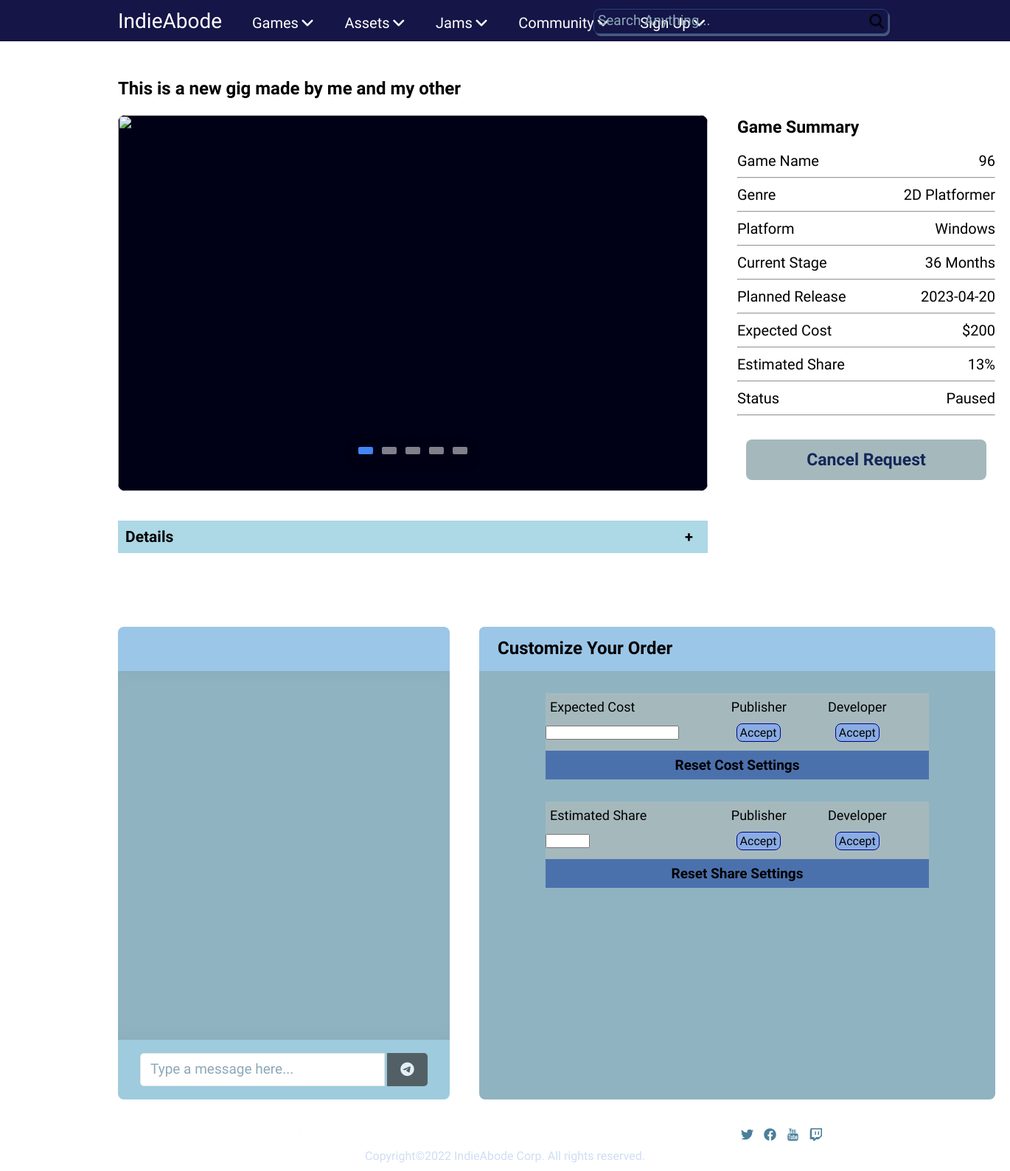
/gig/viewgig?id=20&token=20, run on an earlier commit of the app's database.
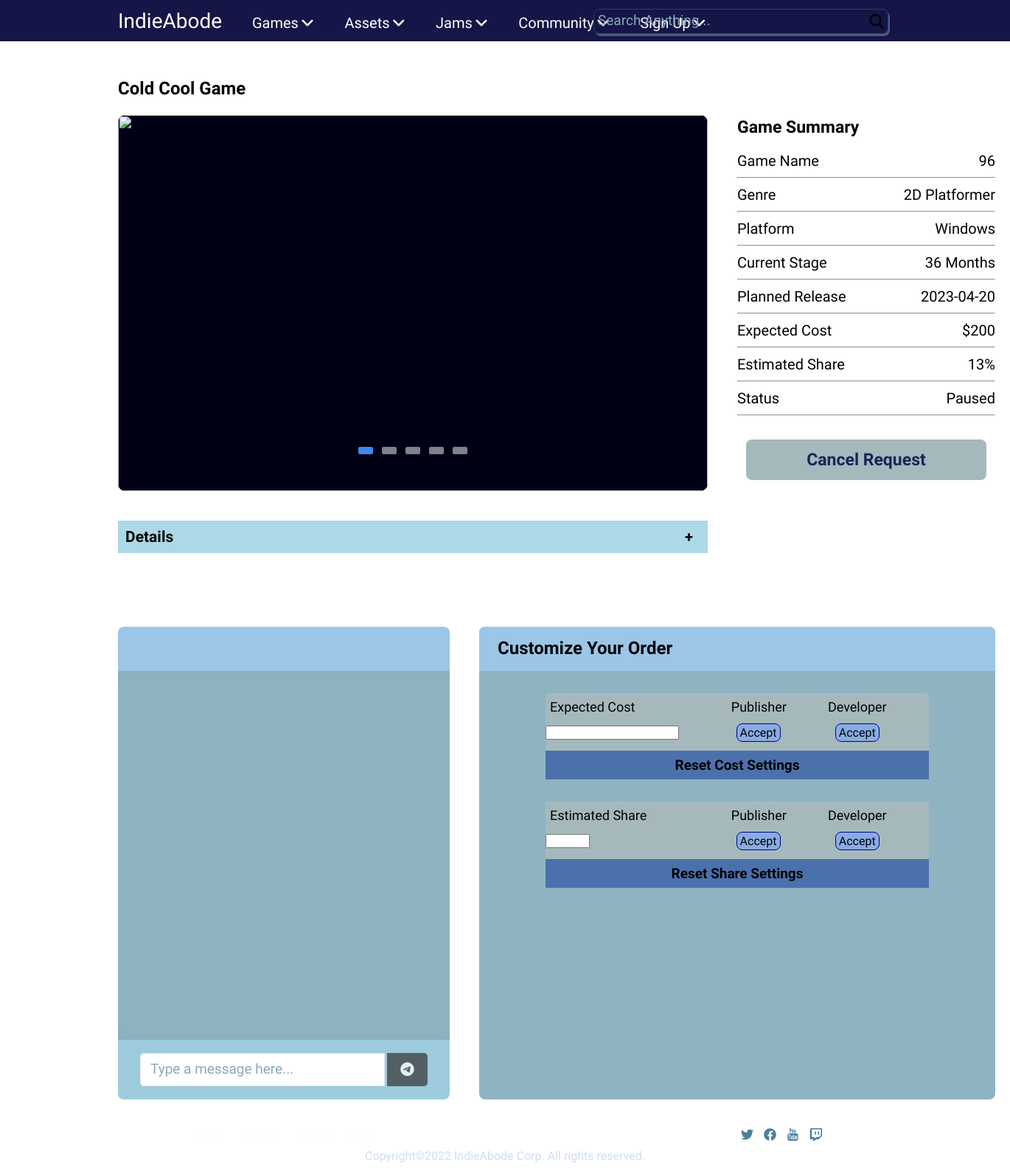
And on a later commit of the database.
### tables this page shows
CREATE TABLE `gig` (
  `gigID` int(11) NOT NULL,
  `gigName` varchar(50) NOT NULL,
  `gigTrailor` varchar(255) NOT NULL,
  `gigScreenshot` varchar(255) NOT NULL,
  `gigDetails` text NOT NULL,
  `game` int(11) NOT NULL,
  `gameDeveloperID` int(11) NOT NULL,
  `gamePublisherID` int(11) NOT NULL,
  `gigTagline` varchar(140) NOT NULL,
  `currentStage` varchar(30) NOT NULL,
  `plannedReleaseDate` varchar(30) NOT NULL,
  `estimatedShare` varchar(50) NOT NULL,
  `expectedCost` varchar(30) NOT NULL,
  `visibility` varchar(10) NOT NULL,
  `gigCoverImg` varchar(100) NOT NULL,
  `orderedDate` date DEFAULT NULL,
  `viewCount` int(11) NOT NULL DEFAULT 0,
  `requests` int(11) NOT NULL DEFAULT 0,
  `created_at` date NOT NULL DEFAULT current_timestamp(),
  `gigStatus` int(11) NOT NULL DEFAULT 0,
  `ActivityCheck` int(11) NOT NULL DEFAULT 4
);

### libs/View.php (called while the page is built, shortened)
<?php
class View
{
    public function render($viewName)
    {
        require 'views/' . $viewName . '.php';
    }
}

### controllers/Gig.php (called while the page is built, shortened)
<?php
class Gig extends Controller
{
    function viewgig()
    {
        $gigID = $_GET['id'];
        $gigToken = $_GET['token'];
        $this->view->gig = $this->model->showSingleGig($gigID);
        $this->view->gameDeveloper = $this->model->getGameDeveloper($this->model->showSingleGig($gigID));
        $developer = $this->model->getGameDeveloper($this->model->showSingleGig($gigID));
        $this->view->currentRequest = $this->model->currentRequest($gigID, $gigToken);
        $this->view->screenshots = $this->model->getScreenshots($gigID);
        $this->view->contactName = $user['firstName'] . " " . $user['lastName'];
        $this->view->ssCount = count($this->model->getScreenshots($gigID));
        $this->view->render('RequestedGig');
    }
}

### index.php (called while the page is built, shortened)
<?php
require 'libs/Controller.php';
require 'libs/Model.php';
require 'libs/View.php';
$app = new App();

### libs/Model.php (called while the page is built)
<?php
class Model
{
    function __construct()
    {
        $this->db = new Database(DB_TYPE, DB_HOST, DB_NAME, DB_USER, DB_PASSWORD);
    }
}

### models/Gig_Model.php (called while the page is built, shortened)
<?php
class Gig_Model extends Model
{
    function showSingleGig($id)
    {
        $sql = "SELECT gig.gigID, gig.gigName, gig.gigScreenshot, gig.gigDetails, gig.game, gig.gameDeveloperID, gig.gigStatus,
                gig.gamePublisherID, gig.gigTagline, gig.currentStage, gig.plannedReleaseDate, gig.estimatedShare,
                gig.expectedCost, gig.gigCoverImg, freegame.gameName, freegame.gameClassification, freegame.platform
                FROM gig INNER JOIN freegame ON freegame.gameID = gig.game WHERE gigID='$id'";
        $stmt = $this->db->prepare($sql);
        $stmt->execute();
        $gig = $stmt->fetch(PDO::FETCH_ASSOC);
        return $gig;
    }
}

### libs/Controller.php (called while the page is built, shortened)
<?php
class Controller
{
    public function loadModel($modelName)
    {
        $path = 'models/' . $modelName . '_Model.php';
        if (file_exists($path)) {
            $this->model = new $className();
        }
    }
}

### views/RequestedGig.php (the view, shortened to what the changed rows need)
<!DOCTYPE html>
<html lang="en">
<head>
    <link rel="stylesheet" href="https://cdnjs.cloudflare.com/ajax/libs/font-awesome/4.7.0/css/font-awesome.min.css">
</head>
<body>
    <?php
    include 'includes/navbar.php';
    ?>
    <h2 id="gig-title"><?= $this->gig['gigName']; ?></h2>
    <div class="first-row">
        <div class="image-slider">
            <div class="slider">
                <div class="slide active">
                    <img src="/indieabode/public/uploads/gigs/screenshots/<?= $this->screenshots[0]; ?>" alt="" />
                </div>
                <div class="navigation-visibility">
                    <div class="slide-icon active"></div>
                    <div class="slide-icon"></div>
                    <div class="slide-icon"></div>
                    <div class="slide-icon"></div>
                    <div class="slide-icon"></div>
                </div>
            </div>
        </div>
        <div class="gig-summary">
            <h4>Game Summary</h4>
            <div class="summary-details">
                <div class="row">
                    <div class="col-1">Game Name</div>
                    <div class="col-2"><?= $this->gig['game']; ?></div>
                </div>
                <hr />
                <div class="row">
                    <div class="col-1">Genre</div>
                    <div class="col-2">2D Platformer</div>
                </div>
                <hr />
                <div class="row">
                    <div class="col-1">Platform</div>
                    <div class="col-2">Windows</div>
                </div>
                <hr />
                <div class="row">
                    <div class="col-1">Current Stage</div>
                    <div class="col-2"><?= $this->gig['currentStage']; ?>6 Months</div>
                </div>
                <hr />
                <div class="row">
                    <div class="col-1">Planned Release</div>
                    <div class="col-2"><?= $this->gig['plannedReleaseDate']; ?></div>
                </div>
                <hr />
                <div class="row">
                    <div class="col-1">Expected Cost</div>
                    <div class="col-2">$<?= $this->gig['expectedCost']; ?></div>
                </div>
                <hr />
                <div class="row">
                    <div class="col-1">Estimated Share</div>
                    <div class="col-2"><?= $this->gig['estimatedShare']; ?>%</div>
                </div>
                <hr />
                <div class="row">
                    <div class="col-1">Status</div>
                    <div class="col-2">Paused</div>
                </div>
                <hr />
            </div>
            <div class="cancel-req-btn" id="cancel-button">Cancel Request</div>
        </div>
    </div>
    <div class="accordion">
        <div class="contentBox" id="collapse" onclick="Accordion()">
            <div class="label">Details</div>
        </div>
    </div>
    <div class="bottom-row">
        <div class="wrapper">
            <section class="chat-area">
                <div class="header">
                </div>
                <div class="chat-box">
                </div>
                <form action="#" class="typing-area">
                    <input type="text" name="message" class="input-field" placeholder="Type a message here..." autocomplete="off">
                    <button class="sendBtn" onclick="sendMessage(<?= $_SESSION['id']; ?>, <?= $this->gig['gigID']; ?>)"><i class='fab fa-telegram-plane'></i></button>
                </form>
            </section>
        </div>
        <div class="customization-menu">
            <div class="customization-header">
                <h2>Customize Your Order</h2>
            </div>
            <div class="customization-table">
                <div class="customization1">
                    <div class="topic-custom-row">
                        <div class="column1">
                            Expected Cost
                        </div>
                        <div class="column2">
                            Publisher
                        </div>
                        <div class="column3">
                            Developer
                        </div>
                    </div>
                    <div class="first-custom-row">
                        <div class="column1">
                            <input type="text" name="cost" id="cost" value="<?= $this->currentRequest['cost'] ?>">
                        </div>
                        <div class="column2">
                            <div id="pub-cost">
                                <div class="accept-text" id="publisher-cost">
                                    Accept
                                </div>
                            </div>
                        </div>
                        <div class="column3">
                            <div id="dev-cost">
                                <div class="accept-text" id="developer-cost">
                                    Accept
                                </div>
                            </div>
                        </div>
                    </div>
                    <div class="reset" id="reset-cost">Reset Cost Settings</div>
                </div>
                <div class="customization2">
                    <div class="topic-custom-row">
                        <div class="column1">
                            Estimated Share
                        </div>
                        <div class="column2">
                            Publisher
                        </div>
                        <div class="column3">
                            Developer
                        </div>
                    </div>
                    <div class="second-custom-row">
                        <div class="column1">
                            <input type="number" name="share" id="share" value="<?= $this->currentRequest['share'] ?>" min=1 max=100>
                        </div>
                        <div class="column2">
                            <div id="pub-share">
                                <div class="accept-text" id="publisher-share">
                                    Accept
                                </div>
                            </div>
                        </div>
                        <div class="column3">
                            <div id="dev-share">
                                <div class="accept-text" id="developer-share">
                                    Accept
                                </div>
                            </div>
                        </div>
                    </div>
                    <div class="reset" id="reset-share">Reset Share Settings</div>
                </div>
            </div>
        </div>
    </div>
    <?php
    include 'includes/footer.php';
    ?>
</body>
</html>

What changed in the data, as far as the page shows it:
changed gig: gigName "This is a new gig made by me and my other" → "Cold Cool Game"
